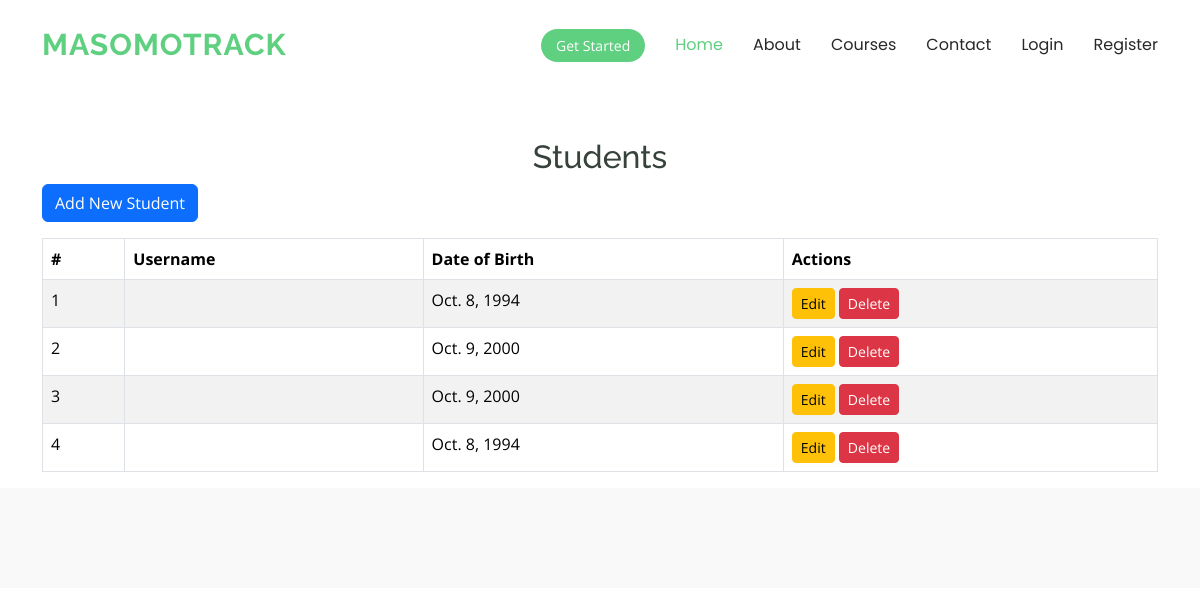
The page /students/ on the database its author committed.
### masomoapp/models.py (models this page shows, shortened)
class Student(models.Model):
    user = models.CharField(max_length=100)  # String to store the user info
    date_of_birth = models.DateField()

### masomoapp/views.py (the view)
# urls.py: path('students/', views.student_list, name='student_list'),
def student_list(request):
    students = Student.objects.all()
    return render(request, 'student_list.html', {'students': students})

### templates/student_list.html (shortened to what this page needs)
{% extends 'starter-page.html' %}
{% load static %}
{% block body %}
<div class="container mt-5">
    <h2 class="text-center">Students</h2>
    <a href="{% url 'loginstudent' %}" class="btn btn-primary mb-3">Add New Student</a>
    <table class="table table-bordered table-striped">
        <thead>
            <tr>
                <th>#</th>
                <th>Username</th>
                <th>Date of Birth</th>
                <th>Actions</th>
            </tr>
        </thead>
        <tbody>
            {% for student in students %}
            <tr>
                <td>{{ forloop.counter }}</td>
                <td>{{ student.user }}</td>
                <td>{{ student.date_of_birth }}</td>
                <td>
                    <a href="{% url 'student_update' student.id %}" class="btn btn-warning btn-sm">Edit</a>
                    <form action="{% url 'student_delete' student.id %}" method="post" class="d-inline">
                        <button type="submit" class="btn btn-danger btn-sm">Delete</button>
                    </form>
                </td>
            </tr>
            {% endfor %}
        </tbody>
    </table>
</div>
{% endblock %}

### static/assets/css/main.css (style rules this page uses)
:root { --default-font: "Open Sans", system-ui, -apple-system, "Segoe UI", Roboto, "Helvetica Neue", Arial, "Noto Sans", "Liberation Sans", sans-serif, "Apple Color Emoji", "Segoe UI Emoji", "Segoe UI Symbol", "Noto Color Emoji"; --heading-font: "Raleway", sans-serif; --nav-font: "Poppins", sans-serif; }
:root { --background-color: #ffffff; --default-color: #444444; --heading-color: #37423b; --accent-color: #5fcf80; --surface-color: #ffffff; --contrast-color: #ffffff; }
:root { --nav-color: #272828; --nav-hover-color: #5fcf80; --nav-mobile-background-color: #ffffff; --nav-dropdown-background-color: #ffffff; --nav-dropdown-color: #272828; --nav-dropdown-hover-color: #5fcf80; }
:root { scroll-behavior: smooth; }
body { color: var(--default-color); background-color: var(--background-color); font-family: var(--default-font); }
a { color: var(--accent-color); text-decoration: none; transition: 0.3s; }
h1, h2, h3, h4, h5, h6 { color: var(--heading-color); font-family: var(--heading-font); }

### rows shown on the page
Student: date_of_birth "Oct. 8, 1994"
Student: date_of_birth "Oct. 9, 2000"
Student: date_of_birth "Oct. 9, 2000"
Student: date_of_birth "Oct. 8, 1994"
